Frame 1 (no input): blank canvas, image omitted
Frame 60 (the mouse pressed at the canvas centre just before this capture): blank canvas, image omitted
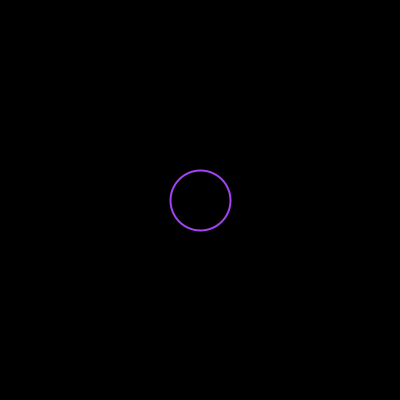
Frame 120 (the mouse held since frame 60 and released just before this capture)

The Processing sketch whose frames 1 and 60 were blank and that drew this single picture after the mouse press (run headless with seeded random() and noise(); from frame 60 on, the mouse is pressed at the canvas centre):

// Processing sketch: day2_kadai1_2022531063_re
// ── day2_kadai1_2022531063_re.pde
// グローバル変数
int useRing = 0;// 着目するリングの番号
int NumOfRing = 100;// リングの数
float[] ringX = new float[NumOfRing];// リングの x座標 [px]
float[] ringY = new float[NumOfRing];// リングの y座標 [px]
float[] ringSize = new float[NumOfRing];// リングの大きさ [px]
float[] ringColor_r = new float[NumOfRing];// リングの赤要素 (0〜255)
float[] ringColor_g = new float[NumOfRing];// リングの緑要素 (0〜255)
float[] ringColor_b = new float[NumOfRing];// リングの青要素 (0〜255)

// -----
void setup() {
  size(400, 400);//
  ellipseMode(CENTER);// 円の描画モード
  noFill();// 図形を塗らない
  strokeWeight(2);// 線の太さ
}
// -----
void draw() {
  background(0);
  drawRings();// リングを描画するための関数
}
// -----
void drawRings() {// リングを描画するための関数
  for (int i = 0; i<NumOfRing; i++ ) { //修正：useRing → NumOfRing に変更
     // ringSizeが大きくなりすぎたら消えるようにする＆非初期状態のとき描画する
    if ( ringSize[i] < width*1.5 && ringSize[i] != 0) {
      stroke(ringColor_r[i], ringColor_g[i], ringColor_b[i]);
      ellipse(ringX[i], ringY[i], ringSize[i], ringSize[i]);
      ringSize[i] = ringSize[i] + 1.0;
    }
  }
}
// -----
void mousePressed() {
  ringColor_r[useRing] = random(256);// リングの赤要素 (0〜255)
  ringColor_g[useRing] = random(256);// リングの緑要素 (0〜255)
  ringColor_b[useRing] = random(256);// リングの青要素 (0〜255)
  ringSize[useRing] = 1; //初期状態:0、それ以降は1にする
  ringX[useRing] = mouseX;
  ringY[useRing] = mouseY;
  useRing = (useRing +1)%NumOfRing; //useRingの値を0~99の間で循環させる
}
